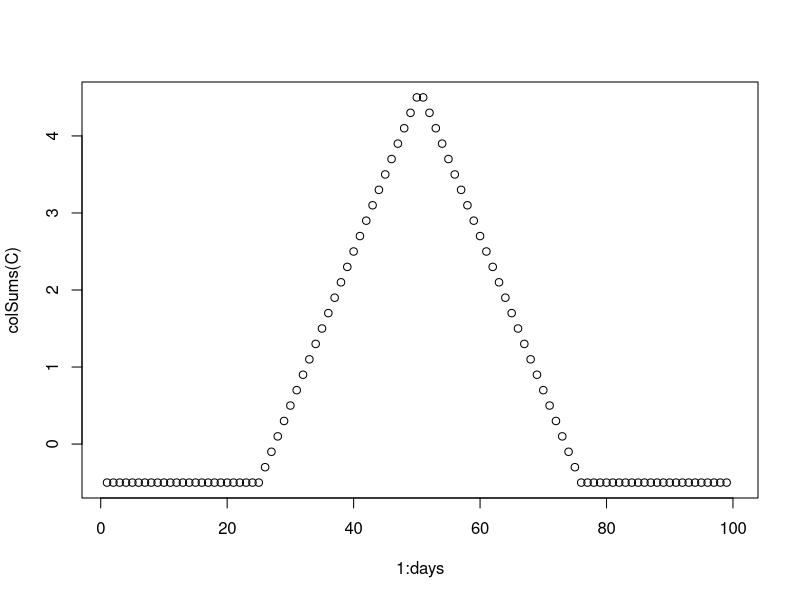
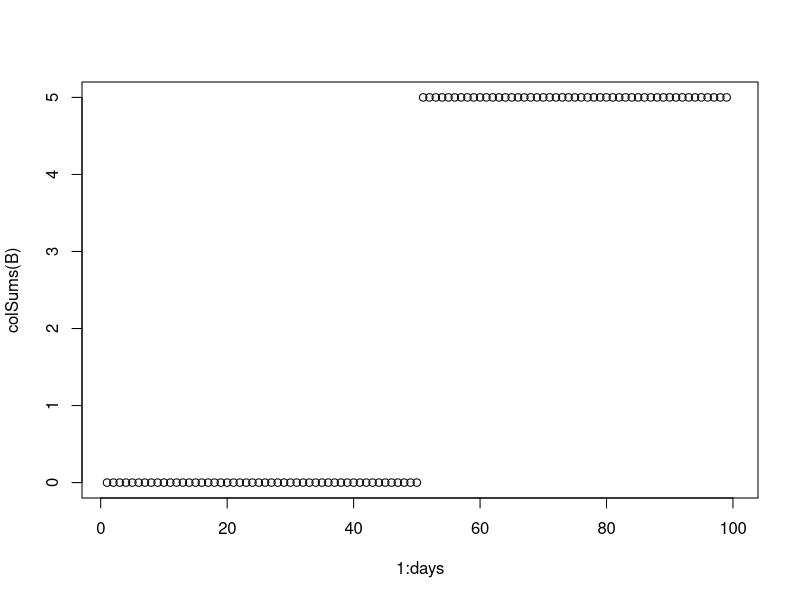
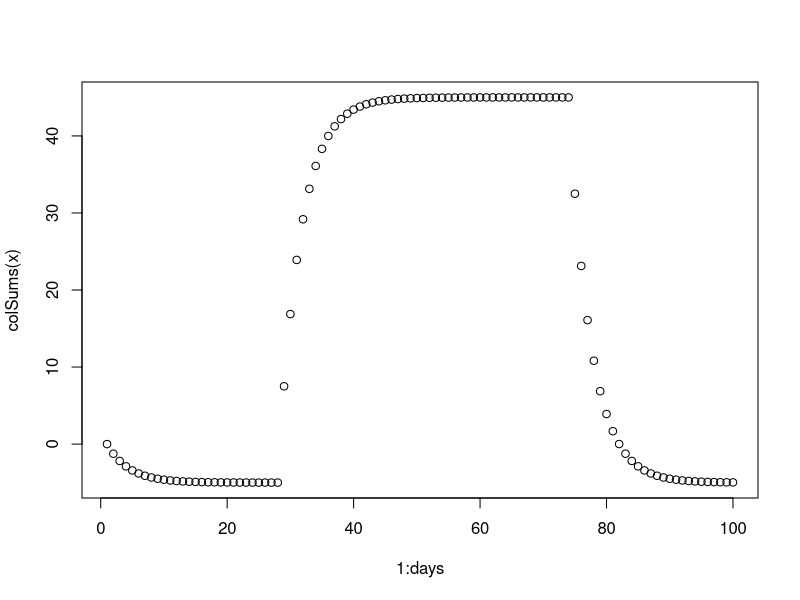
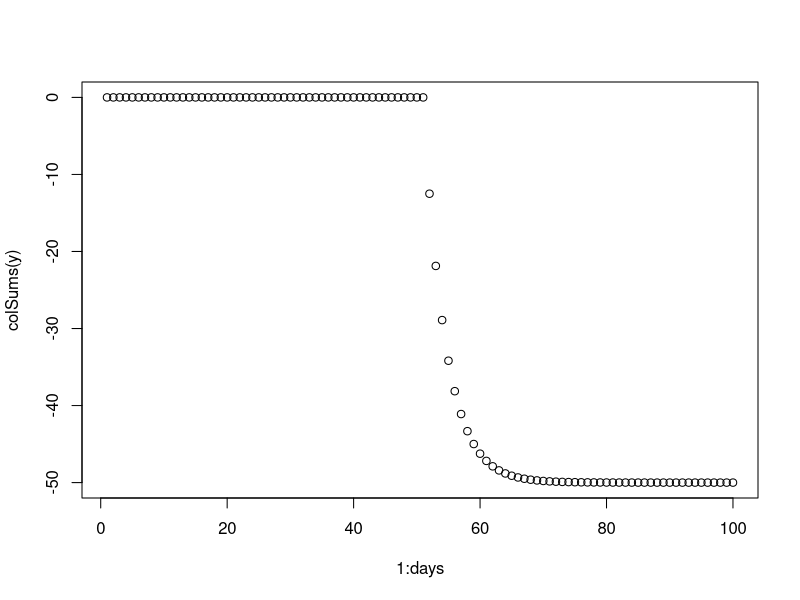
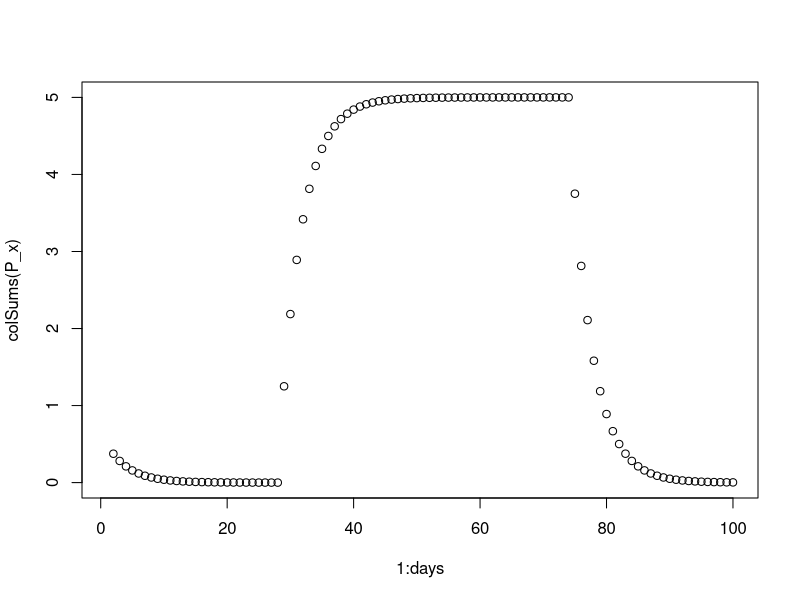
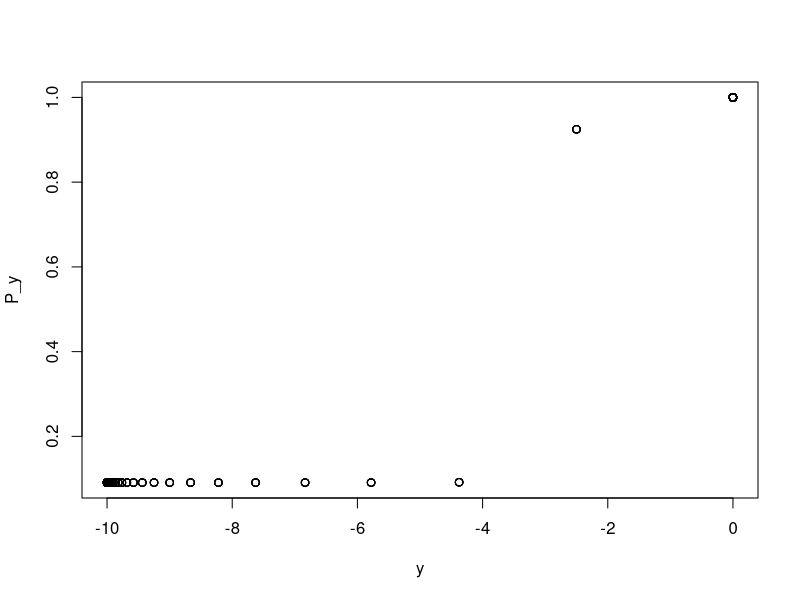
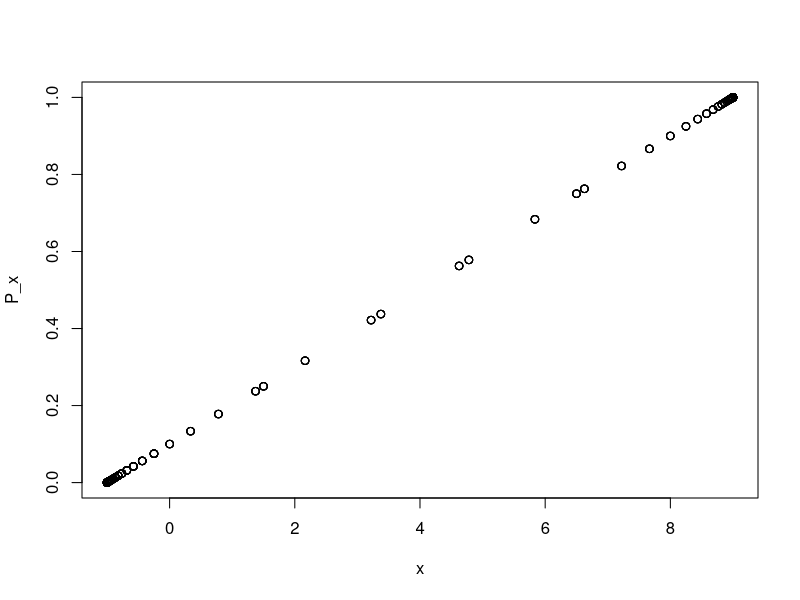
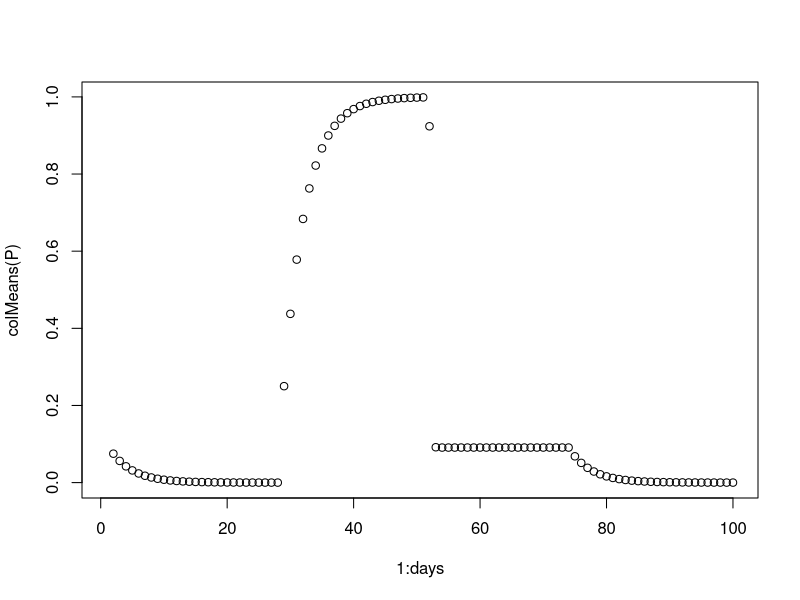

Recreate these plots in R, in order.
# testing out having 2 separate x terms for fish and hunt
# Jan 2024

seals <- 5
days <- 100

w <- 0.1
ymin <- -10
ymax <- 0
xmin <- -1
xmax <- 9
steepness <- 5
threshold <- -3

Pf <- array(dim = c(seals, days), data = rep(0.1, seals * days))
Pd <- array(dim = c(seals, days), data = rep(0.1, seals * days))
x <- array(dim = c(seals, days), data = rep(0, seals * days))
y <- array(dim = c(seals, days), data = rep(0, seals * days))
C <- array(dim = c(seals, days), data = rep(NA, seals * days))
B <- array(dim = c(seals, days), data = rep(NA, seals * days))
P_x <- array(dim = c(seals, days), data = rep(NA, seals * days))
P_y <- array(dim = c(seals, days), data = rep(NA, seals * days))
P <- array(dim = c(seals, days), data = rep(NA, seals * days))

salmon <- array(dim = c(days), data = c(rep(0, days/4), seq_len(days/4), rev(seq_len(days/4)), rep(0, days/4)))
hunting <- array(dim = c(days), data = c(rep(0, days/2), rep(1, days/2)))
satiation <- max(salmon)

for(i in 1:(days-1)){
  for(seal in 1:seals){
    C[seal, i] <- salmon[i]/satiation - w
    if(C[seal, i] > 0){
      d_x <- 0.25*(xmax - x[seal, i])
    } else if(C[seal, i] < 0){
      d_x <- 0.25*(xmin - x[seal, i])
    } else {d_x <- 0}
    x[seal, i+1] <- x[seal, i] + d_x
    P_x[seal, i+1] <- x[seal, i+1] * 0.1 + 0.1
    
    B[seal, i] <- hunting[i]
    if(B[seal, i] == 0){
      d_y <- 0.25*(ymax - y[seal, i])
    } else if(B[seal, i] > 0){
      d_y <- 0.25*(ymin - y[seal, i])
    }
    y[seal, i+1] <- y[seal, i] + d_y
    
    P_y[seal, i+1] <- 1-(1/(1.1 + exp(-steepness * (threshold - y[seal, i+1]))))
    
    P[seal, i+1] <- P_y[seal, i+1] * P_x[seal, i+1]
  }
}

plot(1:days, colSums(C))
plot(1:days, colSums(B))
plot(1:days, colSums(x))
plot(1:days, colSums(y))
plot(1:days, colSums(P_x))
plot(y, P_y)
plot(x, P_x)
plot(1:days, colMeans(P))
